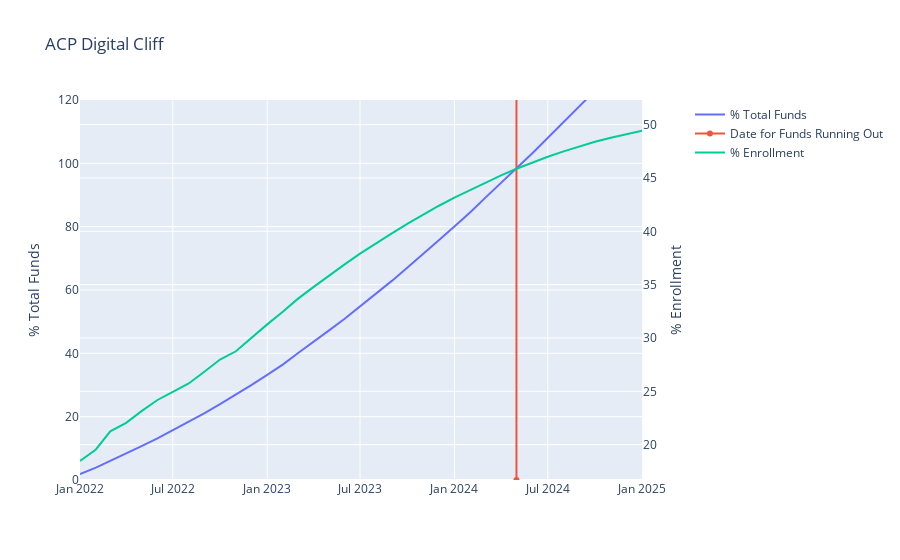

Notebook cell for this chart:
### Code cell
primary="% Total Funds"
secondary="% Enrollment"

fig = make_subplots(specs=[[{"secondary_y": True}]])
col_1='Total Support cum norm'
fig.add_trace(
    go.Scatter(x=df_p['Data Month'],y=df_p[col_1],name=primary),
    secondary_y=False,
)
fig.add_trace(
    go.Scatter(x=[p[0],p[0]],y=[0,200],name="Date for Funds Running Out"),
    secondary_y=False,
)
col_2='Enrollment Pct'
fig.add_trace(
    go.Scatter(x=df_p['Data Month'],y=df_p[col_2], name=secondary),
    secondary_y=True,
)
fig.update_layout(xaxis_range=['2022-01-01','2025-01-01'],yaxis_range=[0,120],title_text="ACP Digital Cliff")

fig.update_yaxes(
        title_text=primary, 
        secondary_y=False)
fig.update_yaxes(
        title_text=secondary, 
        secondary_y=True)
